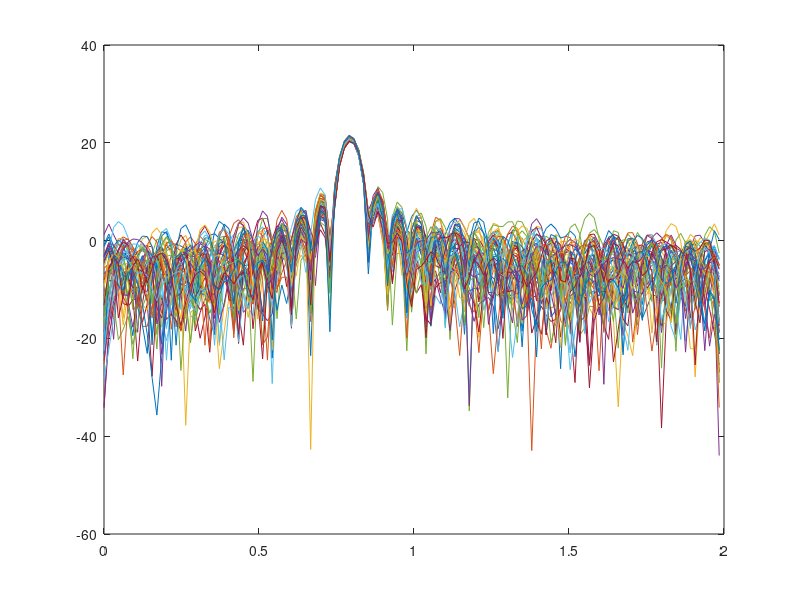
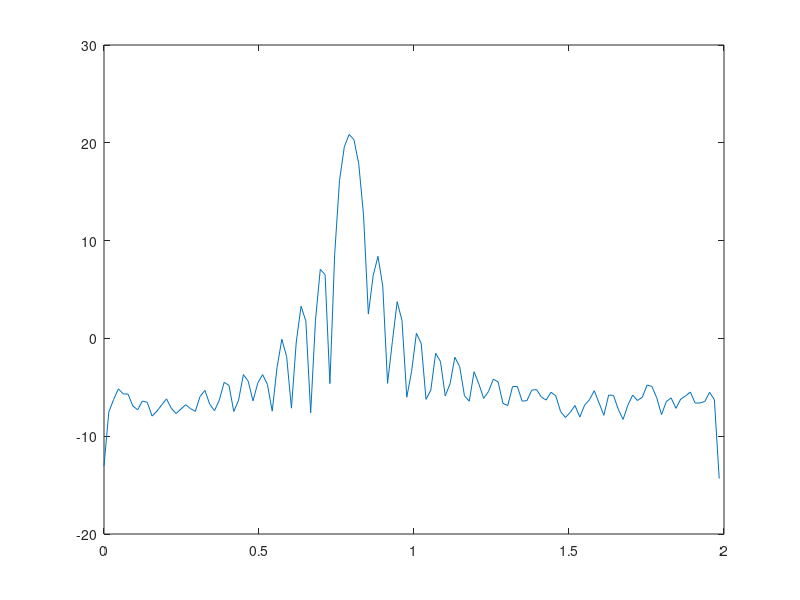

Here is the MATLAB script that generated these plots, in order:
clear all;
clc;
N = 64;
n = [0:N-1];
A1 = 5;
A2 = 0.5;
w1 = 0.4 * pi;
w2 = 0.43 * pi
Ptb = 0;
for u = 1:50
    vn = randn(1, N);
    norx = (n/N * 2*pi)/pi;
    xn = A1 * sin(w1*n) + A2 * cos(w2*n)+ vn;
    P = periodogram(xn);
    P = 10 * log10(P);
    l = length(P); %1024
    norP = ([0:(l-1)]/l *2 * pi)/pi;
    figure(1); % variance, không phụ thuộc N
    plot(norP, P);
    hold on
    Ptb = Ptb + P;

end
Ptb = Ptb/50;
% Ptb = 10 * log10(Ptb);
figure(2); % ước lương kỳ vọng của P^
plot(norP, Ptb)
